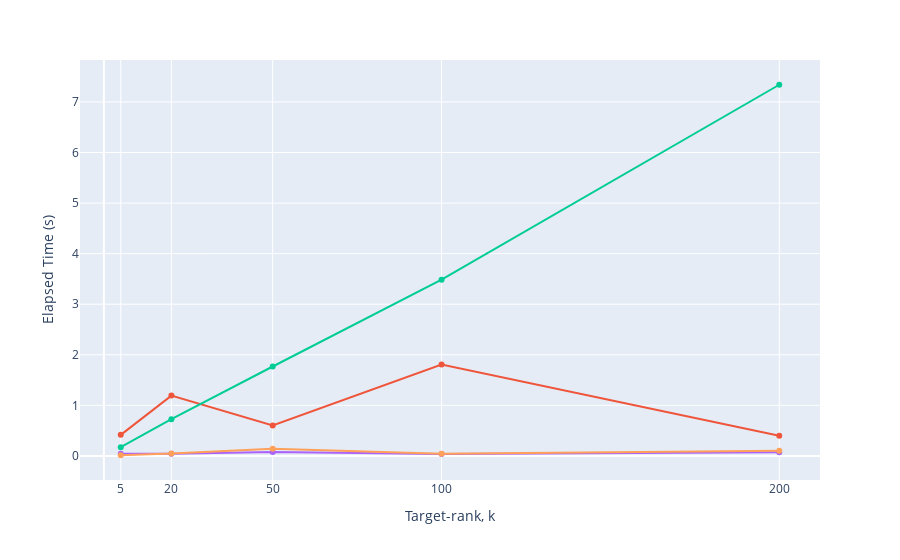

The code cell stored with this chart in its notebook:
### Code cell
# Create a Plotly figure with both lines
fig = px.line(
    labels={"x": "k", "y": "Time(s)"},
)


for method in methods:
    method_df = df[df["Method"] == method]
    speedup = method_df["Time(s)"].values
    matrix_size = method_df["k"].values
    fig.add_scatter(
        x=matrix_size,
        y=speedup,
        mode="lines+markers",
        name=custom_legend_names.get(method, method),
    )
# Update layout with axis titles
fig.update_layout(
    xaxis=dict(
        tickmode="array",
        tickvals=[5, 20, 50, 100, 200],
        ticktext=["5", "20", "50", "100", "200"],
    ),
    xaxis_title="Target-rank, k",
    yaxis_title="Elapsed Time (s)",
    showlegend=False,
)

# Show the figure
fig.show()

# Export the figure to a JPG file
fig.write_image("figures/svd_time.pdf", scale=5, width=500, height=300)

### Figure 1 — Plotly figure (JSON) as saved in the notebook; plotly's stock layout.template omitted (floating-point values rounded to 4 significant figures)
{"data": [{"hovertemplate": "<extra></extra>", "legendgroup": "", "line": {"color": "#636efa", "dash": "solid"}, "marker": {"symbol": "circle"}, "mode": "lines", "name": "", "orientation": "v", "showlegend": false, "type": "scatter", "xaxis": "x", "yaxis": "y"}, {"mode": "lines+markers", "name": "SVD", "type": "scatter", "x": [5, 20, 50, 100, 200], "y": [0.416, 1.193, 0.6002, 1.805, 0.399]}, {"mode": "lines+markers", "name": "Power Iteration SVD", "type": "scatter", "x": [5, 20, 50, 100, 200], "y": [0.1718, 0.7268, 1.768, 3.485, 7.339]}, {"mode": "lines+markers", "name": "RSVD (p=1)", "type": "scatter", "x": [5, 20, 50, 100, 200], "y": [0.04302, 0.0444, 0.07906, 0.03987, 0.0719]}, {"mode": "lines+markers", "name": "RSVD (p=2)", "type": "scatter", "x": [5, 20, 50, 100, 200], "y": [0.01276, 0.04545, 0.14, 0.04262, 0.1002]}], "layout": {"legend": {"tracegroupgap": 0}, "margin": {"t": 60}, "showlegend": false, "xaxis": {"anchor": "y", "domain": [0, 1], "tickmode": "array", "ticktext": ["5", "20", "50", "100", "200"], "tickvals": [5, 20, 50, 100, 200], "title": {"text": "Target-rank, k"}}, "yaxis": {"anchor": "x", "domain": [0, 1], "title": {"text": "Elapsed Time (s)"}}}}
